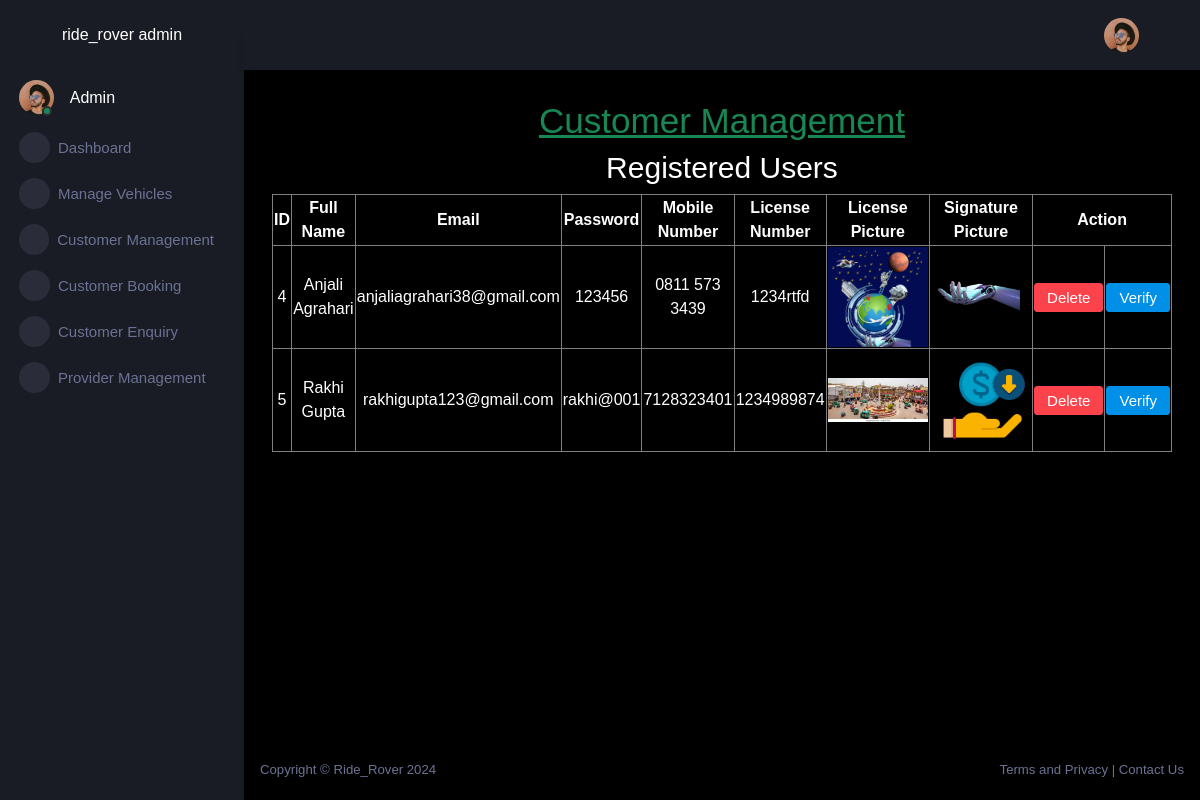
/adminapp/custmng/, run on the app's committed database.
### user/models.py (models this page shows)
class Registration(models.Model):
    fullname = models.CharField(max_length=255)
    emailid = models.EmailField(unique=True)
    password = models.CharField(max_length=20, default='default_value')
    mob_number = models.CharField(max_length=15)
    licensenumber = models.CharField(max_length=100)
    licensepic = models.FileField(upload_to="")
    userpic = models.FileField(upload_to="")
    signpic = models.FileField(upload_to="")
    date_registered = models.DateTimeField(auto_now_add=True)

### adminapp/views.py (the view)
# urls.py: path('custmng/', views.custmng, name='custmng'),
def custmng(request):
    users = Registration.objects.all()
    context = {
        'users': users,
    }
    return render(request, 'custmng.html', {'users': users})

### adminapp/templates/custmng.html (shortened to what this page needs)
{% extends 'adminparent.html' %}
{% block body %}
<h1 class="text-center text-success"><u>Customer Management</u></h1>
    <h2 class="text-center">Registered Users</h2>
    <table border="1" class=" table-bordered table-responsive mx-auto ">
        <thead class="text-center">
            <tr>
                <th>ID</th>
                <th>Full Name</th>
                <th>Email</th>
                <th>Password</th>
                <th>Mobile Number</th>
                <th>License Number</th>
                <th>License Picture</th>
                <th>Signature Picture</th>
                <th colspan="2">Action</th>
            </tr>
        </thead>
        <tbody class="text-center">
            {% for user in users %}
            <tr>
                <td>{{ user.id }}</td>
                <td>{{ user.fullname }}</td>
                <td>{{ user.emailid }}</td>
                <td>{{ user.password }}</td>
                <td>{{ user.mob_number }}</td>
                <td>{{ user.licensenumber }}</td>
                <td><img src="{{ user.licensepic.url }}" alt="License" width="100"></td>
                <td><img src="{{ user.signpic.url }}" alt="Signature" width="100"></td>
                <td><a href="{% url 'adminapp:delcust' id=user.id %}" class="btn btn-danger">Delete</a></td>
               <td><button class="btn btn-primary" onclick="verifyUser(this)">Verify</button></td>
            </tr>
            {% endfor %}
        </tbody>
    </table>
    {% endblock %}

### adminapp/templates/adminparent.html (style rules this page uses)
::placeholder { color: white !important; }

### data on the page
Registration: id "4", fullname "Anjali Agrahari", emailid "anjaliagrahari38@gmail.com", password "123456", mob_number "0811 573 3439", licensenumber "1234rtfd", licensepic (picture), signpic (picture)
Registration: id "5", fullname "Rakhi Gupta", emailid "rakhigupta123@gmail.com", password "rakhi@001", mob_number "7128323401", licensenumber "1234989874", licensepic (picture), signpic (picture)
